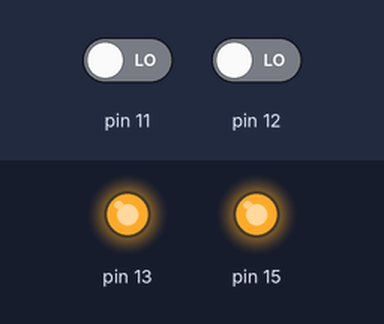
Bench run of a program on a simulated Raspberry Pi (header pin numbers). Shown: output pins drawn as LEDs (lit = HIGH). The test bench sets the inputs (shaded band); at power-on: pin 11 LOW, pin 12 LOW.

Above: at 1.2 s.
1.3 s: pin 11 driven HIGH
At 2.0 s:
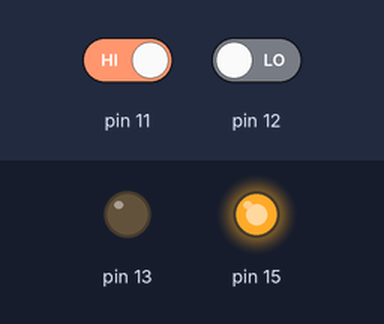
2.8 s: pin 12 driven HIGH
At 3.1 s:
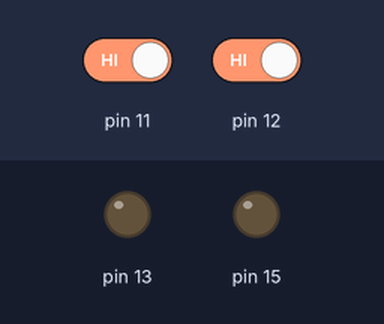
4.3 s: pin 11 driven LOW
At 5.4 s:
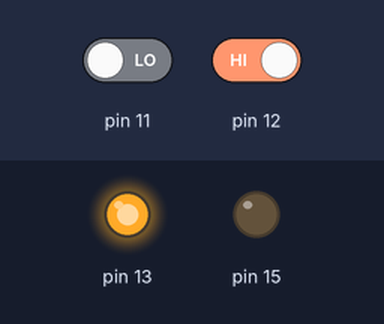
5.8 s: pin 12 driven LOW
At 6.6 s:
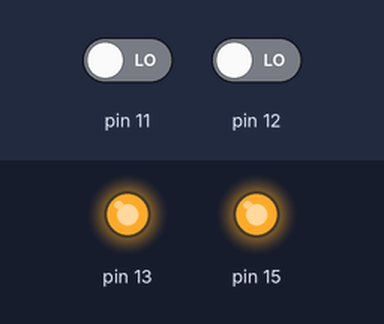
Timing chart, 0 to 8.3 s (numbered marks = the images above; inputs shaded):
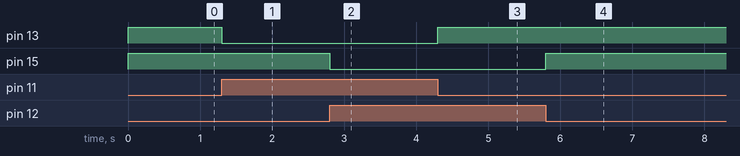

The program:

inout.py
```python
import RPi.GPIO as GPIO
GPIO.setmode(GPIO.BOARD)
GPIO.setup(13, GPIO.OUT)
GPIO.setup(11, GPIO.IN)
GPIO.setup(15, GPIO.OUT)
GPIO.setup(12, GPIO.IN)
while 1:
	if GPIO.input(11):
		GPIO.output(13, False)
	else:
		GPIO.output(13, True)

	if GPIO.input(12):
		GPIO.output(15, False)
	else:
		GPIO.output(15, True)
```

Measured:
- after the input at 1.3 s, pin 13: HIGH → LOW at once
- after the input at 2.8 s, pin 15: HIGH → LOW at once
- after the input at 4.3 s, pin 13: LOW → HIGH at once
- after the input at 5.8 s, pin 15: LOW → HIGH at once
